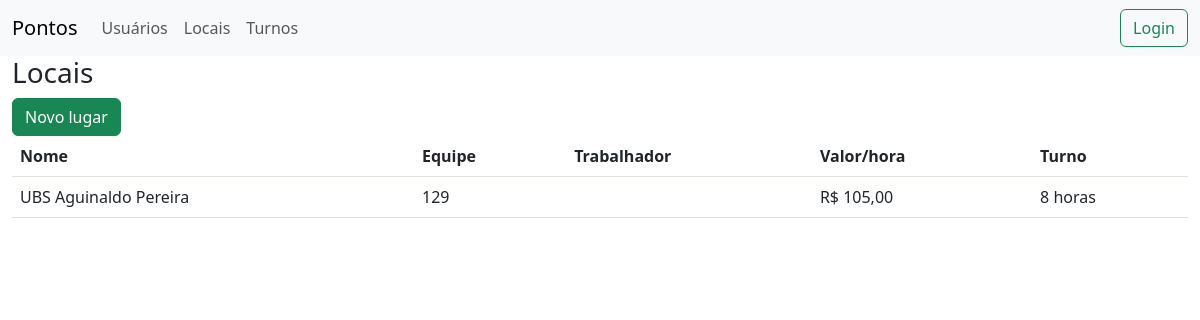
/workplaces/, run on the app's committed database.
### workplaces/models.py (models this page shows, shortened)
class Workplace(models.Model):
    id = models.UUIDField(
        default=uuid.uuid4, unique=True, editable=False, primary_key=True
    )
    owner_profile = models.ForeignKey(
        Profile, verbose_name="Perfil do usuário", on_delete=models.SET_NULL, null=True
    )
    name = models.CharField(verbose_name='Nome do local', max_length=200)
    team = models.CharField(verbose_name='Equipe', max_length=200)
    address = models.CharField(verbose_name='Endereço', max_length=200)
    location = models.CharField(verbose_name='Localização', max_length=200)
    turn_size_hours = models.IntegerField(verbose_name='Horas diárias')
    hour_price = models.DecimalField(verbose_name='Preço por hora',
                                     max_digits=6, decimal_places=2, default=Decimal("0.00")
                                     )

### workplaces/views.py (the view)
# urls.py: path("workplaces/", include("workplaces.urls")),
def workplaces(request):
    workplaces = Workplace.objects.all()
    return render(request, "workplaces/list.html", {"workplaces": workplaces})

### templates/workplaces/list.html (shortened to what this page needs)
{% extends "base.html" %}
{% block content %}
<h3>Locais</h3>
<a href="{% url 'create_workplace' %}"
    class="btn btn-success">Novo lugar</a>
<table class="table">
    <thead>
        <tr>
            <th scope="col">Nome</th>
            <th scope="col">Equipe</th>
            <th scope="col">Trabalhador</th>
            <th scope="col">Valor/hora</th>
            <th scope="col">Turno</th>
        </tr>
    </thead>
    <tbody>
        {% for workplace in workplaces %}
        <tr>
            <td>{{workplace.name}}</td>
            <td>{{workplace.team}}</td>
            <td>{{workplace.owner.profile.name}}</td>
            <td>R$ {{workplace.hour_price}}</td>
            <td>{{workplace.turn_size_hours}} horas</td>
        </tr>
        {% endfor %}
    </tbody>
</table>
{% endblock content %}

### data on the page
Workplace: name "UBS Aguinaldo Pereira", team "129", hour_price "105,00", turn_size_hours "8"
